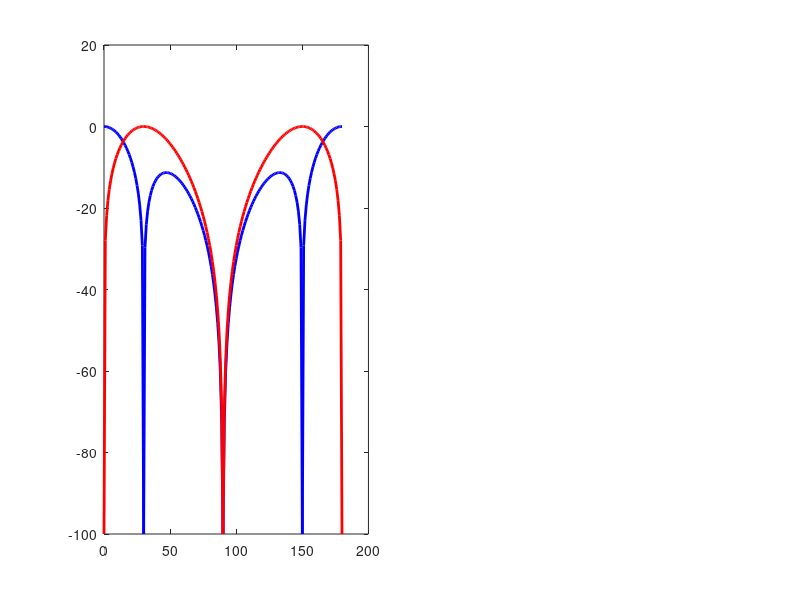

Source code (MATLAB): (Note: this script raises an error after producing the figure.)
%% Project 3: 안테나 배열 빔포밍 (Array Beamforming)
%  이론: 강의노트 7 (Antenna Array and Beamforming)
%  배열: 4×4 UPA (Uniform Planar Array), 소자 = isotropic
%
%  [핵심 행렬식 기반 공식]
%
%  스티어링 벡터 (N×1):
%    a(θ,φ) = exp(j·k₀·r · k̂)
%    r: 소자 위치 행렬 (N×3), k̂: 단위 방향 벡터 (3×1)
%
%  배열 인수 (Array Factor):
%    AF(θ,φ) = w^H · a(θ,φ)   ← 행렬 내적
%
%  스티어링 빔계수:
%    w = a(θ₀,φ₀)
%    → w^H·a(θ₀,φ₀) = a^H·a = Σ|a_n|² = N  (최대값, 완전 위상 정렬)
%
%  지향성:
%    D_max = 4π × P_max / ∫∫ P(θ,φ) sinθ dθ dφ

clear; clc; close all;

%% ===== 1. 배열 파라미터 =====
f      = 10e9;           % 주파수: 10 GHz
c      = 3e8;            % 광속 [m/s]
lambda = c / f;          % 파장 λ [m]
k0     = 2*pi / lambda;  % 파수 k₀ = 2π/λ [rad/m]
d      = lambda / 2;     % 소자 간격: λ/2 (grating lobe 방지 조건 d < λ)

Nx = 4;          % x방향 소자 수
Ny = 4;          % y방향 소자 수
N  = Nx * Ny;    % 총 소자 수 = 16

% 소자 위치 행렬 r (N×3): x-y 평면에 배치
% (mx·d, ny·d, 0), mx = 0..Nx-1, ny = 0..Ny-1
[mx, ny_idx] = meshgrid(0:Nx-1, 0:Ny-1);
r = [mx(:)*d,  ny_idx(:)*d,  zeros(N,1)];   % N×3

fprintf('===== 배열 파라미터 =====\n');
fprintf('  주파수:   %.0f GHz\n', f/1e9);
fprintf('  파장 λ:   %.4f m\n', lambda);
fprintf('  소자 간격: λ/2 = %.4f m\n', d);
fprintf('  배열 크기: %d×%d = %d 소자 (UPA)\n', Nx, Ny, N);
fprintf('  Grating lobe 조건: d=λ/2 < λ → 만족\n');

%% ===== 2. 각도 그리드 =====
nTheta = 181;   % 0° ~ 180°
nPhi   = 361;   % 0° ~ 360°

theta_vec = linspace(0,   pi,   nTheta);  % [rad]
phi_vec   = linspace(0, 2*pi,   nPhi  );  % [rad]

[Phi_g, Theta_g] = meshgrid(phi_vec, theta_vec);  % nTheta × nPhi

% 단위 방향 벡터 k̂ = [sin θ cos φ, sin θ sin φ, cos θ]
% K: 3 × (nTheta*nPhi) — 모든 방향의 k̂ 행렬
K = k0 * [sin(Theta_g(:)).*cos(Phi_g(:)), ...
           sin(Theta_g(:)).*sin(Phi_g(:)), ...
           cos(Theta_g(:))]';         % 3 × (nTheta*nPhi)

%% ===== 3. 스티어링 행렬 A 구성 (핵심 행렬 연산) =====
%
%  Phase_mat(n,m) = k₀ · r_n · k̂_m  (n: 소자, m: 방향)
%  A(n,m) = exp(j · Phase_mat(n,m))
%
%  A: N × (nTheta*nPhi)
%  각 열이 하나의 (θ,φ) 방향의 스티어링 벡터 a(θ,φ)

Phase_mat = r * K;                 % (N×3) × (3×nAngles) = N×nAngles
A = exp(1j * Phase_mat);           % N × (nTheta*nPhi)

fprintf('\n스티어링 행렬 A: %d × %d\n', size(A,1), size(A,2));

%% ===== 4. Case 1: 빔계수 모두 1 (Uniform Weighting) =====
%
%  w_uniform = [1, 1, ..., 1]^T  (N×1)
%  → 위상 정렬 없음, 기본 배열 인수

w1   = ones(N, 1);             % 빔계수: 모두 1
AF1  = w1' * A;                % (1×N) × (N×nAngles) = 1×nAngles
P1   = reshape(abs(AF1).^2, nTheta, nPhi);  % 전력 패턴

fprintf('\n[Case 1] 빔계수: w = ones(%d,1)\n', N);

%% ===== 5. Case 2: θ₀ 방향 스티어링 빔계수 추출 =====
%
%  목표: 특정 방향 (θ₀,φ₀)에서 AF가 최대 (위상 완전 정렬)
%
%  스티어링 벡터: a(θ₀,φ₀) = exp(j·k₀·r·k̂₀)
%  최적 빔계수:  w = a(θ₀,φ₀)
%
%  증명 (MATLAB: w'*a = Σ conj(w_n)*a_n):
%    AF(θ₀,φ₀) = w^H · a(θ₀,φ₀)
%               = a(θ₀,φ₀)^H · a(θ₀,φ₀)   [w = a이므로 w^H = a^H]
%               = Σ conj(a_n)·a_n = Σ|a_n|² = N  (최대)

theta0_deg = 30;   phi0_deg = 0;    % 스티어링 목표 방향
theta0 = deg2rad(theta0_deg);
phi0   = deg2rad(phi0_deg);

% 목표 방향 단위 벡터
k_hat0 = [sin(theta0)*cos(phi0); sin(theta0)*sin(phi0); cos(theta0)];

% 스티어링 벡터 a(θ₀,φ₀): N×1
a_steer = exp(1j * k0 * (r * k_hat0));   % N×1

% 빔계수 추출
%  MATLAB에서 w'*a = Σ conj(w_n)*a_n 이므로
%  w = a_steer 로 설정해야:
%    w^H * a(θ₀) = Σ conj(a_n)*a_n = Σ|a_n|² = N (최대) ✓
%  (w = conj(a_steer) 로 설정하면 Σ a_n² → φ=180° 방향으로 잘못 스티어링됨)
w2 = a_steer;   % N×1

% 검증: 스티어링 방향에서 AF = N (최대)
AF_check = w2' * a_steer;
fprintf('\n[Case 2] 스티어링 방향: θ₀=%d°, φ₀=%d°\n', theta0_deg, phi0_deg);
fprintf('  빔계수: w_n = exp(+j·k₀·r_n·k̂₀) = a_n(θ₀,φ₀)  (n=1..%d)\n', N);
fprintf('  검증: AF(θ₀,φ₀) = %.4f  (이론값 N=%d) ✓\n', abs(AF_check), N);

% 배열 인수 및 전력 패턴
AF2 = w2' * A;
P2  = reshape(abs(AF2).^2, nTheta, nPhi);

%% ===== 6. 지향성(Directivity) 계산 =====
%
%  D(θ₀,φ₀) = 4π × U_max / P_rad
%  P_rad = ∫∫ U(θ,φ) sinθ dθ dφ ≈ ΣΣ P(θ,φ)·sinθ·Δθ·Δφ

dTheta = theta_vec(2) - theta_vec(1);  % [rad]
dPhi   = phi_vec(2)   - phi_vec(1);    % [rad]
sin_th = sin(theta_vec)';              % nTheta×1

P_rad1 = sum(sum(P1 .* sin_th)) * dTheta * dPhi;
D1_lin = 4*pi * max(P1(:)) / P_rad1;
D1_dBi = 10*log10(D1_lin);

P_rad2 = sum(sum(P2 .* sin_th)) * dTheta * dPhi;
D2_lin = 4*pi * max(P2(:)) / P_rad2;
D2_dBi = 10*log10(D2_lin);

fprintf('\n===== 지향성(Directivity) =====\n');
fprintf('  [Case 1] Uniform:  D = %.2f (선형) = %.2f dBi\n', D1_lin, D1_dBi);
fprintf('  [Case 2] Steered:  D = %.2f (선형) = %.2f dBi\n', D2_lin, D2_dBi);
fprintf('  (이론 참고: 최대 D ≈ N = %d = %.1f dBi)\n', N, 10*log10(N));

%% ===== 7. 1D 패턴: E-Plane (φ=0°) & H-Plane (φ=90°) =====
phi0_idx  = 1;
phi90_idx = find(phi_vec >= pi/2, 1);

theta_deg = rad2deg(theta_vec);
dB_norm   = @(P) 10*log10(P ./ max(P(:)) + 1e-10);  % 정규화 dB (각 컷의 local max 기준)

figure('Name','Project3 - 1D Patterns','Position',[50 50 1200 520]);

% --- E-Plane (φ=0°) ---
subplot(1,2,1);
plot(theta_deg, dB_norm(P1(:,phi0_idx)), 'b-',  'LineWidth', 2.0); hold on;
plot(theta_deg, dB_norm(P2(:,phi0_idx)), 'r-',  'LineWidth', 2.0);
xline(theta0_deg, 'k--', sprintf('\\theta_0=%d°', theta0_deg), ...
      'LineWidth', 1.2, 'LabelVerticalAlignment', 'bottom');
grid on;
xlabel('Theta (deg)', 'FontSize', 11);
ylabel('Normalized Gain (dB)', 'FontSize', 11);
title('E-Plane  (φ = 0°)', 'FontSize', 12);
legend('Uniform (w=1)', sprintf('Steered (\\theta_0=%d°)', theta0_deg), ...
       'Location', 'best', 'FontSize', 10);
xlim([0 180]); ylim([-40 5]);

% --- H-Plane (φ=90°) ---
subplot(1,2,2);
plot(theta_deg, dB_norm(P1(:,phi90_idx)), 'b-',  'LineWidth', 2.0); hold on;
plot(theta_deg, dB_norm(P2(:,phi90_idx)), 'r-',  'LineWidth', 2.0);
grid on;
xlabel('Theta (deg)', 'FontSize', 11);
ylabel('Normalized Gain (dB)', 'FontSize', 11);
title('H-Plane  (φ = 90°)', 'FontSize', 12);
legend('Uniform (w=1)', sprintf('Steered (\\theta_0=%d°)', theta0_deg), ...
       'Location', 'best', 'FontSize', 10);
xlim([0 180]); ylim([-40 5]);

sgtitle(sprintf('%d×%d UPA, d=\\lambda/2, f=%.0f GHz  |  D_{uni}=%.1f dBi, D_{steer}=%.1f dBi', ...
    Nx, Ny, f/1e9, D1_dBi, D2_dBi), 'FontSize', 12);

%% ===== 7-2. 1D 패턴: -180°~180° (E-Plane & H-Plane) =====
%
%  구성:
%    angle < 0 → phi=180°(E) / phi=270°(H) 컷, theta 180°→0°
%    angle ≥ 0 → phi=0°(E)  / phi=90°(H)  컷, theta 0°→180°

phi180_idx = find(phi_vec >= pi,     1);   % φ=180°
phi270_idx = find(phi_vec >= 3*pi/2, 1);   % φ=270°

angle_axis = linspace(-180, 180, 2*nTheta-1);  % -180:1:180 (361점)

% ── E-Plane 합성 ──
% 왼쪽(-180→0): phi=180°, theta 180→0 = flipud
E1_left = flipud(dB_norm(P1(:, phi180_idx)));
E2_left = flipud(dB_norm(P2(:, phi180_idx)));
% 오른쪽(1→180): phi=0°, theta 1→180 (theta=0 제외로 중복 방지)
E1_right = dB_norm(P1(2:end, phi0_idx));
E2_right = dB_norm(P2(2:end, phi0_idx));

E1_full = [E1_left; E1_right];
E2_full = [E2_left; E2_right];

% ── H-Plane 합성 ──
H1_left = flipud(dB_norm(P1(:, phi270_idx)));
H2_left = flipud(dB_norm(P2(:, phi270_idx)));
H1_right = dB_norm(P1(2:end, phi90_idx));
H2_right = dB_norm(P2(2:end, phi90_idx));

H1_full = [H1_left; H1_right];
H2_full = [H2_left; H2_right];

figure('Name','Project3 - 1D Patterns (-180~180)','Position',[50 50 1200 520]);

% --- E-Plane ---
subplot(1,2,1);
plot(angle_axis, E1_full, 'b-', 'LineWidth', 2.0); hold on;
plot(angle_axis, E2_full, 'r-', 'LineWidth', 2.0);
xline(theta0_deg,  'k--', sprintf('\\theta_0=%d°', theta0_deg),  ...
      'LineWidth', 1.2, 'LabelVerticalAlignment', 'bottom', 'HandleVisibility', 'off');
xline(-theta0_deg, 'k--', 'LineWidth', 1.2, 'HandleVisibility', 'off');
xline(0, 'k:', 'LineWidth', 1.0, 'HandleVisibility', 'off');
grid on;
xlabel('Angle (deg)', 'FontSize', 11);
ylabel('Normalized Gain (dB)', 'FontSize', 11);
title('E-Plane  (φ = 0°/180°)', 'FontSize', 12);
legend('Uniform (w=1)', sprintf('Steered (\\theta_0=%d°)', theta0_deg), ...
       'Location', 'best', 'FontSize', 10);
xlim([-180 180]); xticks(-180:30:180); ylim([-40 5]);

% --- H-Plane ---
subplot(1,2,2);
plot(angle_axis, H1_full, 'b-', 'LineWidth', 2.0); hold on;
plot(angle_axis, H2_full, 'r-', 'LineWidth', 2.0);
xline(0, 'k:', 'LineWidth', 1.0, 'HandleVisibility', 'off');
grid on;
xlabel('Angle (deg)', 'FontSize', 11);
ylabel('Normalized Gain (dB)', 'FontSize', 11);
title('H-Plane  (φ = 90°/270°)', 'FontSize', 12);
legend('Uniform (w=1)', sprintf('Steered (\\theta_0=%d°)', theta0_deg), ...
       'Location', 'best', 'FontSize', 10);
xlim([-180 180]); xticks(-180:30:180); ylim([-40 5]);

sgtitle(sprintf('%d×%d UPA, d=\\lambda/2, f=%.0f GHz  |  D_{uni}=%.1f dBi, D_{steer}=%.1f dBi', ...
    Nx, Ny, f/1e9, D1_dBi, D2_dBi), 'FontSize', 12);

%% ===== 8. 3D 패턴 시각화 =====
%  구면좌표 → 직교좌표: x=r·sinθ·cosφ, y=r·sinθ·sinφ, z=r·cosθ
%  색상 = 정규화 이득 [dB]

titles_3d = {'Case 1: Uniform (w = 1)', ...
             sprintf('Case 2: Steered (\\theta_0=%d°, \\phi_0=%d°)', theta0_deg, phi0_deg)};
P_list    = {P1, P2};
D_list    = [D1_dBi, D2_dBi];

for ci = 1:2
    P     = P_list{ci};
    R_n   = P / max(P(:));                   % 정규화 (0~1)
    X = R_n .* sin(Theta_g) .* cos(Phi_g);
    Y = R_n .* sin(Theta_g) .* sin(Phi_g);
    Z = R_n .* cos(Theta_g);
    C = dB_norm(P);                           % 색상: dB값

    figure('Name', sprintf('Project3 - 3D (%s)', titles_3d{ci}), ...
           'Position', [50+480*(ci-1), 620, 700, 600]);
    surf(X, Y, Z, C, 'EdgeColor', 'none');
    colorbar; colormap jet; clim([-30 0]);
    xlabel('X'); ylabel('Y'); zlabel('Z');
    title(sprintf('%s\nD_{max} = %.2f dBi', titles_3d{ci}, D_list(ci)), ...
          'FontSize', 11);
    axis equal; grid on; view(-45, 30);
end

%% ===== 9. 빔계수 시각화 (크기 & 위상) =====
figure('Name','Project3 - Beamweights','Position',[50 50 1000 400]);

w2_mag   = abs(w2);
w2_phase = rad2deg(angle(w2));

% 소자 인덱스 (2D 배치)
elem_idx = reshape(1:N, Ny, Nx);

subplot(1,2,1);
imagesc(reshape(w2_mag, Ny, Nx));
colorbar; colormap hot;
xlabel('X 소자 인덱스'); ylabel('Y 소자 인덱스');
title('빔계수 크기 |w_n|  (모두 1.0)');
axis equal tight;

subplot(1,2,2);
imagesc(reshape(w2_phase, Ny, Nx));
colorbar; colormap hsv;
xlabel('X 소자 인덱스'); ylabel('Y 소자 인덱스');
title(sprintf('빔계수 위상 ∠w_n [deg]  (θ₀=%d°, φ₀=%d°)', theta0_deg, phi0_deg));
axis equal tight;

sgtitle(sprintf('스티어링 빔계수: w_n = exp(-j·k₀·r_n·k̂₀)'), 'FontSize', 12);

%% ===== 결과 요약 =====
fprintf('\n========== Project 3 결과 요약 ==========\n');
fprintf('  배열:          %d×%d UPA, d=λ/2, f=%.0f GHz\n', Nx, Ny, f/1e9);
fprintf('  [Uniform]  D = %.2f dBi\n', D1_dBi);
fprintf('  [Steered]  D = %.2f dBi  @ θ₀=%d°\n', D2_dBi, theta0_deg);
fprintf('  이론값: 최대 D ≈ %d = %.1f dBi  (N개 isotropic 소자)\n', N, 10*log10(N));
fprintf('==========================================\n');
